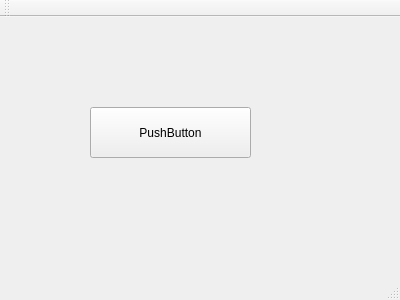
<?xml version="1.0" encoding="UTF-8"?>
<ui version="4.0">
 <class>MainWindow</class>
 <widget class="QMainWindow" name="MainWindow">
  <property name="geometry">
   <rect>
    <x>0</x>
    <y>0</y>
    <width>400</width>
    <height>300</height>
   </rect>
  </property>
  <property name="windowTitle">
   <string>MainWindow</string>
  </property>
  <widget class="QWidget" name="centralWidget">
   <widget class="QPushButton" name="pushButton">
    <property name="geometry">
     <rect>
      <x>90</x>
      <y>90</y>
      <width>161</width>
      <height>51</height>
     </rect>
    </property>
    <property name="text">
     <string>PushButton</string>
    </property>
   </widget>
  </widget>
  <widget class="QMenuBar" name="menuBar">
   <property name="geometry">
    <rect>
     <x>0</x>
     <y>0</y>
     <width>400</width>
     <height>17</height>
    </rect>
   </property>
  </widget>
  <widget class="QToolBar" name="mainToolBar">
   <attribute name="toolBarArea">
    <enum>TopToolBarArea</enum>
   </attribute>
   <attribute name="toolBarBreak">
    <bool>false</bool>
   </attribute>
  </widget>
  <widget class="QStatusBar" name="statusBar"/>
 </widget>
 <layoutdefault spacing="6" margin="11"/>
 <resources/>
 <connections/>
</ui>
